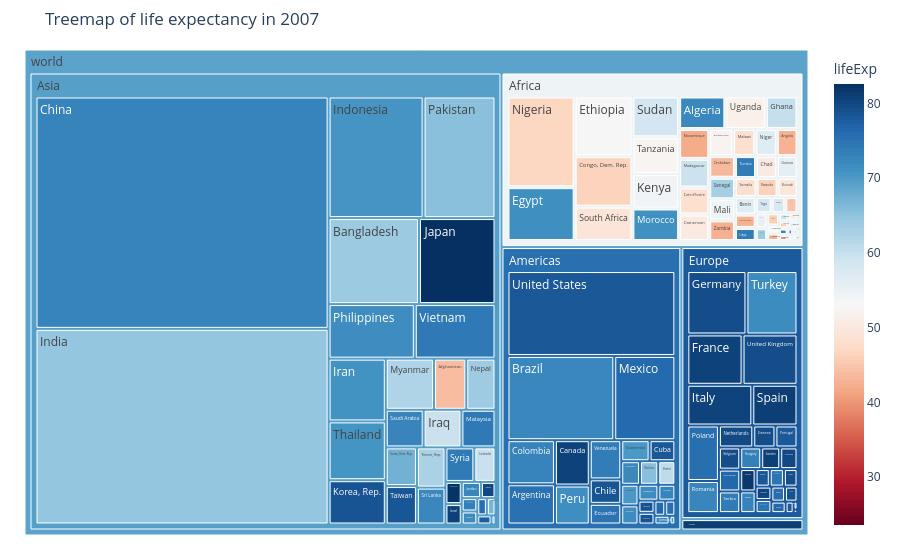

The code cell stored with this chart in its notebook:
### Code cell
# a) Plot and compare two Treemap charts with a life expectancy color map, population rectangle size: in 1952 and in 2007
min_lifeexp = df['lifeExp'].min()
max_lifeexp = df['lifeExp'].max()
df = px.data.gapminder()
year = 2007
fig = px.treemap(df[df['year']==year], 
                  path=[px.Constant("world"), 'continent', 'country'], 
                  values='pop',
                  color='lifeExp',
                  color_continuous_scale='RdBu',
                  range_color=[min_lifeexp,max_lifeexp],
                  title=f'Treemap of life expectancy in {year}'
                  )
fig.update_layout(margin = dict(t=50, l=25, r=25, b=25))
fig.show()

### Figure 1 — Plotly figure (JSON) as saved in the notebook; plotly's stock layout.template omitted (floating-point values rounded to 4 significant figures; data arrays with more than 128 entries replaced by an {"elided": "..."} marker saying what was removed)
{"data": [{"branchvalues": "total", "customdata": {"elided": "148x1 float values"}, "domain": {"x": [0, 1], "y": [0, 1]}, "hovertemplate": "labels=%{label}<br>pop=%{value}<br>parent=%{parent}<br>id=%{id}<br>lifeExp=%{color}<extra></extra>", "ids": {"elided": "148 str values"}, "labels": {"elided": "148 str values"}, "marker": {"coloraxis": "coloraxis", "colors": {"elided": "148 float values"}}, "name": "", "parents": {"elided": "148 str values"}, "type": "treemap", "values": {"elided": "148 int values"}}], "layout": {"coloraxis": {"cmax": 82.6, "cmin": 23.6, "colorbar": {"title": {"text": "lifeExp"}}, "colorscale": [[0, "rgb(103,0,31)"], [0.1, "rgb(178,24,43)"], [0.2, "rgb(214,96,77)"], [0.3, "rgb(244,165,130)"], [0.4, "rgb(253,219,199)"], [0.5, "rgb(247,247,247)"], [0.6, "rgb(209,229,240)"], [0.7, "rgb(146,197,222)"], [0.8, "rgb(67,147,195)"], [0.9, "rgb(33,102,172)"], [1, "rgb(5,48,97)"]]}, "legend": {"tracegroupgap": 0}, "margin": {"b": 25, "l": 25, "r": 25, "t": 50}, "title": {"text": "Treemap of life expectancy in 2007"}}}
